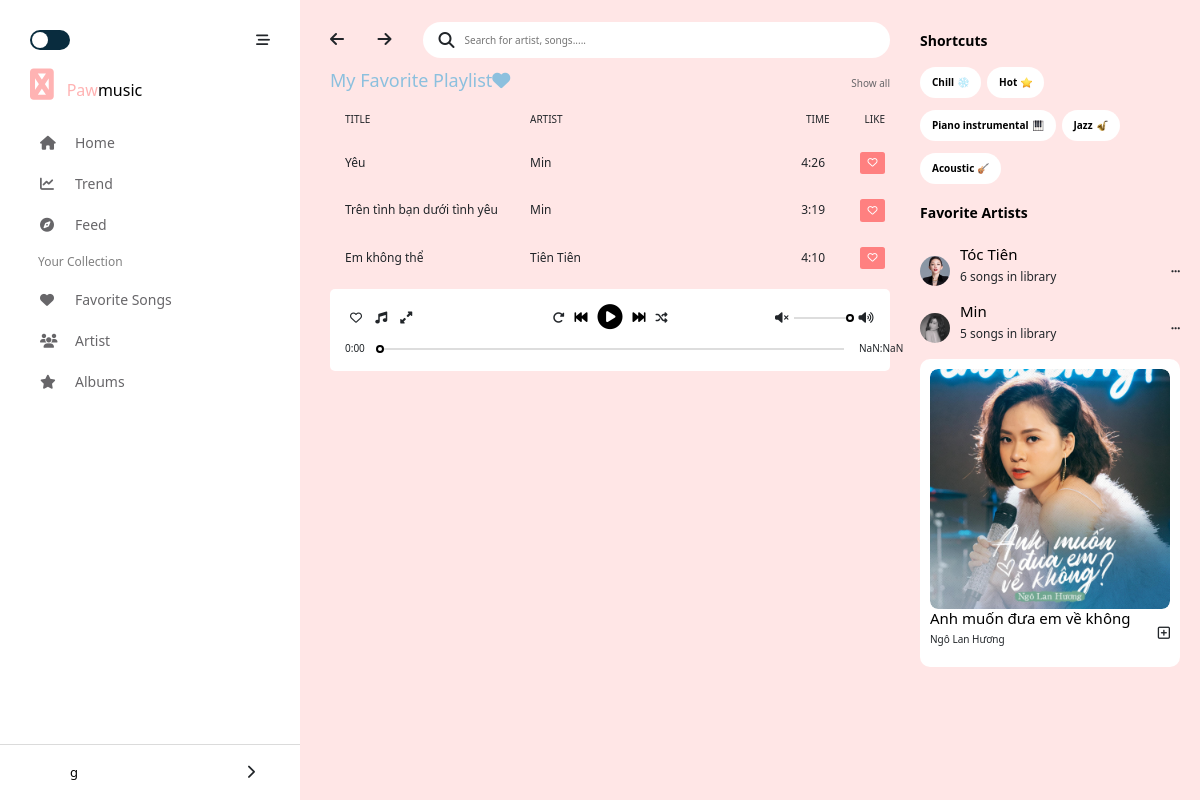
/favoritesong/ (signed in), run on an earlier commit of the app's database.
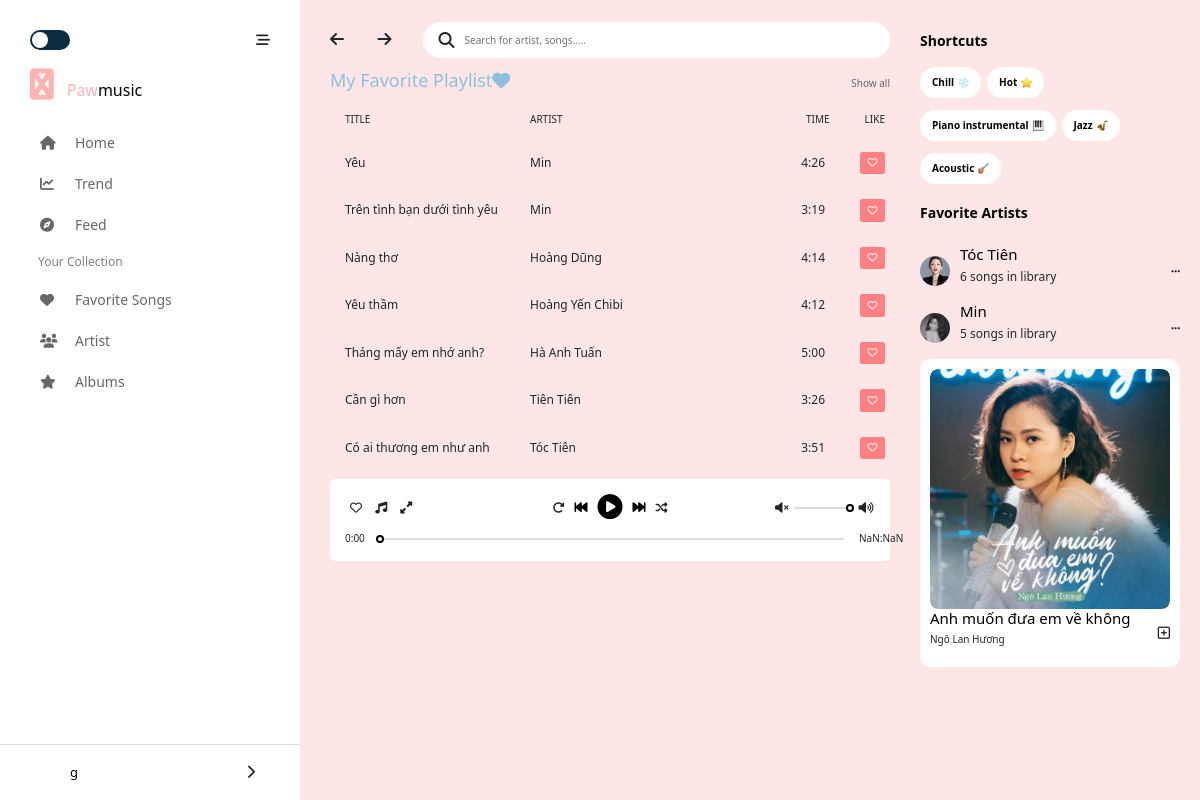
And on a later commit of the database.
### favoritesongs/models.py (models this page shows)
class FavoriteSong(models.Model):
    song = models.ForeignKey(
        Song,
        on_delete=models.CASCADE,
        blank=False,
        null=True)#1-n
    user = models.ForeignKey(
        User,
        on_delete=models.CASCADE,
        blank=False,
        null=True)#1-n

### songs/models.py (models this page shows)
class Song(models.Model):
    name = models.TextField(max_length=256)
    time = models.TextField(max_length=50)
    linkSave = models.TextField()
    target = models.BooleanField(default=0)
    artist = models.ForeignKey(
        Artist,
        on_delete=models.CASCADE,
        blank=False,
        null=True)#1-n

### artists/models.py (models this page shows)
class Artist(models.Model):
    name = models.TextField(max_length=256)
    linkImage = models.TextField()

### favoritesongs/views.py (the view)
# urls.py: path('', views.favoriteSong,name='allsongs'),
def favoriteSong(request):
    firstname = request.session["firstname"]
    user = User.objects.get(id = request.session['id'])
    songs = FavoriteSong.objects.filter(user = user)
    return render(request, 'authentication/favoriteSong.html',{"songs": songs, "firstname": firstname})

### templates/authentication/favoriteSong.html (shortened to what the changed rows need)
<!DOCTYPE html>
<html lang="en">
  <head>
    <link
      href="https://cdn.jsdelivr.net/npm/bootstrap@5.1.3/dist/css/bootstrap.min.css"
      rel="stylesheet"
    />
    <link rel="stylesheet" href="https://cdnjs.cloudflare.com/ajax/libs/font-awesome/5.15.1/css/all.min.css">
    <link rel="stylesheet" href="https://cdnjs.cloudflare.com/ajax/libs/font-awesome/6.1.1/css/all.min.css" />
    {% load static %}
    <link rel="stylesheet"  href="{%  static  'css/style.css'  %}" type="text/css">
    {% load static %}
    <link rel="stylesheet"  href="{%  static  'css/responsive.css'  %}" type="text/css">
    <link
      rel="stylesheet"
      href="https://unpkg.com/swiper/swiper-bundle.min.css"
    />
  </head>
  <body onload="LoadFS()">
    <div class="">
      <div id="main" style="width: 100%; height:100%">
        <div id="container" >
            <div id="main-content" >
                <div class="my-playlistFS">
                    <div class="playlist-list" >
                        {% for song in songs %}
                            <div class="playlist playlist--hover" id="playlist{{ song.song.id }}" ondblclick="SelectSong({{ song.song.id}})">
                                <p class="playlist__title">{{song.song.name}}</p>
                                <p class="playlist__artist">{{song.song.artist.name}}</p>
                                <p class="playlist__time">{{song.song.time}}</p>
                                <a class="btn btn-dark favoritesongColor" id="{{song.song.id}}" style="background-color: rgb(255, 128, 128) !important; border: 0px;" onclick="FS({{song.song.id}})"><i class="far fa-heart fs"></i></a>
                            </div>
                        {% endfor %}
                    </div>
                </div>
                        {% load static %}
            </div>
                          {% load static %}
                          {% load static %}
                          {% load static %}
                          {% load static %}
                          {% load static %}
                          {% load static %}
                          {% load static %}
                          {% load static %}
      </div>
  </div>
    </div>
  </body>
</html>

What changed in the data, as far as the page shows it:
removed FavoriteSong: song.name "Em không thể", song.artist.name "Tiên Tiên", song.time "4:10"
added FavoriteSong: song.name "Nàng thơ", song.artist.name "Hoàng Dũng", song.time "4:14"
added FavoriteSong: song.name "Yêu thầm", song.artist.name "Hoàng Yến Chibi", song.time "4:12"
added FavoriteSong: song.name "Tháng mấy em nhớ anh?", song.artist.name "Hà Anh Tuấn", song.time "5:00"
added FavoriteSong: song.name "Cần gì hơn", song.artist.name "Tiên Tiên", song.time "3:26"
added FavoriteSong: song.name "Có ai thương em như anh", song.artist.name "Tóc Tiên", song.time "3:51"
